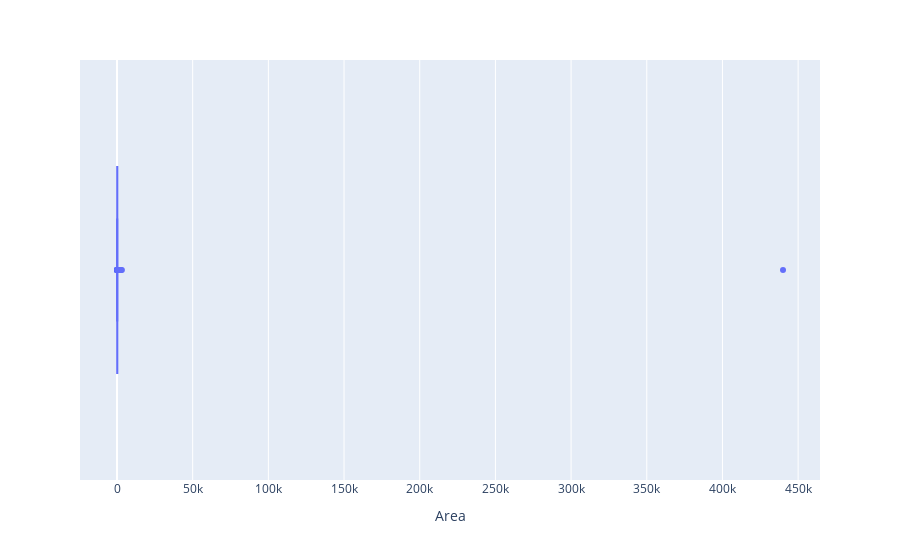

The notebook cell this image was saved under:
### Code cell
px.box(df2,x="Area")

### Figure 1 — Plotly figure (JSON) as saved in the notebook; plotly's stock layout.template omitted (floating-point values rounded to 4 significant figures; data arrays with more than 128 entries replaced by an {"elided": "..."} marker saying what was removed)
{"data": [{"alignmentgroup": "True", "hovertemplate": "Area=%{x}<extra></extra>", "legendgroup": "", "marker": {"color": "#636efa"}, "name": "", "notched": false, "offsetgroup": "", "orientation": "h", "showlegend": false, "type": "box", "x": {"elided": "18027 int values"}, "x0": " ", "xaxis": "x", "y0": " ", "yaxis": "y"}], "layout": {"boxmode": "group", "legend": {"tracegroupgap": 0}, "margin": {"t": 60}, "xaxis": {"anchor": "y", "domain": [0, 1], "title": {"text": "Area"}}, "yaxis": {"anchor": "x", "domain": [0, 1]}}}
